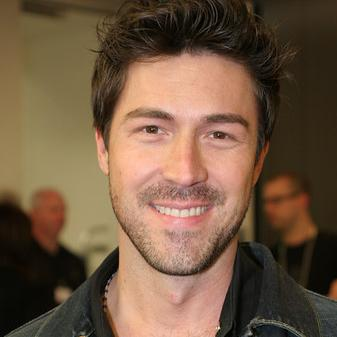
#> input picture 03_Train_FaceRecognition_with_ml/test_images/01.jpg, 337 x 337 px
$ python -i face_recognition.py   (imports and definitions only)
#> lines starting #> are read from the running program, lines starting #| are printed output that depends on the picture
import numpy as np
import sklearn
import pickle
import cv2
haar = cv2.CascadeClassifier('./model/haarcascade_frontalface_default - Copy.xml') #cascase classifier
# [2 lines not run here, left out]
# [1 line that did not run here, left out]
# [1 line that did not run here, left out]

# [1 line that did not run here, left out]
# [1 line that did not run here, left out]


def faceRecognitionPipeline(filename,path=True):
#> called with filename = 'test_images/01.jpg', path = True
    if path:
        # step-01: read image
        img = cv2.imread(filename) # BGR
#> img is the input picture: shape (337, 337, 3); mean B, G, R 66.5, 88.4, 113.6
    else:
        img = filename # array
    # step-02: convert into gray scale
    gray =  cv2.cvtColor(img,cv2.COLOR_BGR2GRAY)
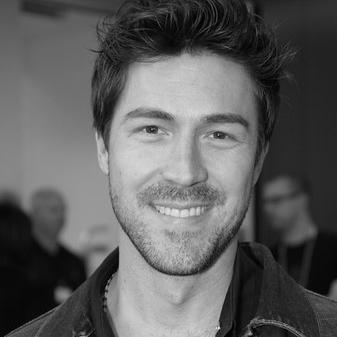
#> gray: shape (337, 337); min 0, max 233, mean 93.5
    # step-03: crop the face (using haar cascase classifier)
    faces = haar.detectMultiScale(gray,1.5,5)
#> faces = [[92, 58, 182, 182]]
    predictions = []
    for x,y,w,h in faces:
        #cv2.rectangle(img,(x,y),(x+w,y+h),(0,255,0),2)
        roi = gray[y:y+h,x:x+w]

        # step-04: normalization (0-1)
        roi = roi / 255.0
        # step-05: resize images (100,100)
        if roi.shape[1] > 100:
            roi_resize = cv2.resize(roi,(100,100),cv2.INTER_AREA)
        else:
            roi_resize = cv2.resize(roi,(100,100),cv2.INTER_CUBIC)

        # step-06: Flattening (1x10000)
        roi_reshape = roi_resize.reshape(1,10000)
        # step-07: subtract with mean
        roi_mean = roi_reshape - mean_face_arr # subtract face with mean face
        # step-08: get eigen image (apply roi_mean to pca)
        eigen_image = model_pca.transform(roi_mean)
        # step-09 Eigen Image for Visualization
        eig_img = model_pca.inverse_transform(eigen_image)
        # step-10: pass to ml model (svm) and get predictions
        results = model_svm.predict(eigen_image)
        prob_score = model_svm.predict_proba(eigen_image)
        prob_score_max = prob_score.max()

        # step-11: generate report
        text = "%s : %d"%(results[0],prob_score_max*100)
        # defining color based on results
        if results[0] == 'male':
            color = (255,255,0)
        else:
            color = (255,0,255)

        cv2.rectangle(img,(x,y),(x+w,y+h),color,2)
        cv2.rectangle(img,(x,y-40),(x+w,y),color,-1)
        cv2.putText(img,text,(x,y),cv2.FONT_HERSHEY_PLAIN,3,(255,255,255),5)
        output = {
            'roi':roi,
            'eig_img': eig_img,
            'prediction_name':results[0],
            'score':prob_score_max
        }

        predictions.append(output)
#> this loop made 1 pass
#> pass 1, in faceRecognitionPipeline, `roi = gray[y:y+h,x:x+w]`:
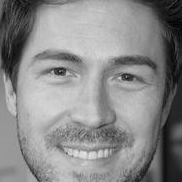
#> roi: shape (182, 182); min 1, max 230, mean 137.2
#> pass 1, in faceRecognitionPipeline, `roi_resize = cv2.resize(roi,(100,100),cv2.INTER_AREA)`:
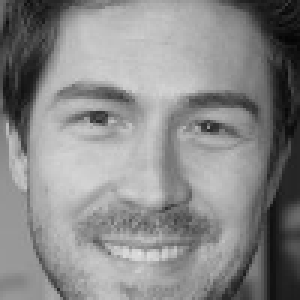
#> roi_resize: shape (100, 100) float64 (shown 3 times larger); min 0.0179, max 0.891, mean 0.538
#> after the loop, predictions = []

    return img, predictions

#> (the run stopped early here; a loop or call above may not have finished)

$ run again, on 03_Train_FaceRecognition_with_ml/test_images/02.jpg
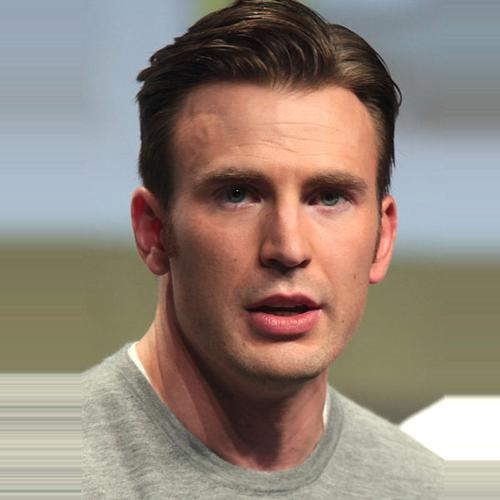
#> input picture 03_Train_FaceRecognition_with_ml/test_images/02.jpg, 500 x 500 px
#> in faceRecognitionPipeline, img is the input picture: shape (500, 500, 3); mean B, G, R 122.1, 132.9, 146.2
#> in faceRecognitionPipeline, `gray =  cv2.cvtColor(img,cv2.COLOR_BGR2GRAY)`:
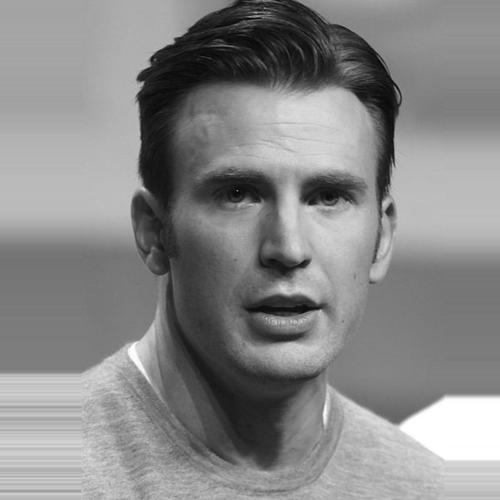
#> gray: shape (500, 500); min 1, max 255, mean 135.6
#> faces = [[149, 90, 273, 273]]
#> the loop in faceRecognitionPipeline, `for x,y,w,h in faces:` made 1 pass
#> pass 1, in faceRecognitionPipeline, `roi = gray[y:y+h,x:x+w]`:
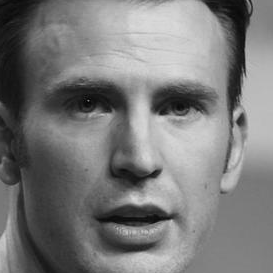
#> roi: shape (273, 273); min 1, max 219, mean 122.4
#> after the loop in faceRecognitionPipeline, `for x,y,w,h in faces:`: predictions = []

$ run again, on 03_Train_FaceRecognition_with_ml/test_images/03.jpg
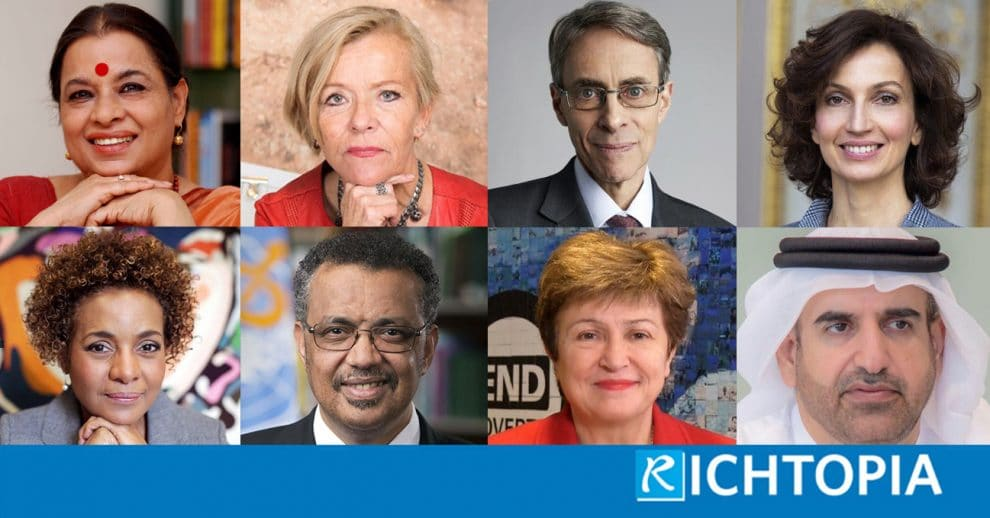
#> input picture 03_Train_FaceRecognition_with_ml/test_images/03.jpg, 990 x 518 px
#> in faceRecognitionPipeline, img is the input picture: shape (518, 990, 3); mean B, G, R 125.6, 124.7, 132.8
#> in faceRecognitionPipeline, `gray =  cv2.cvtColor(img,cv2.COLOR_BGR2GRAY)`:
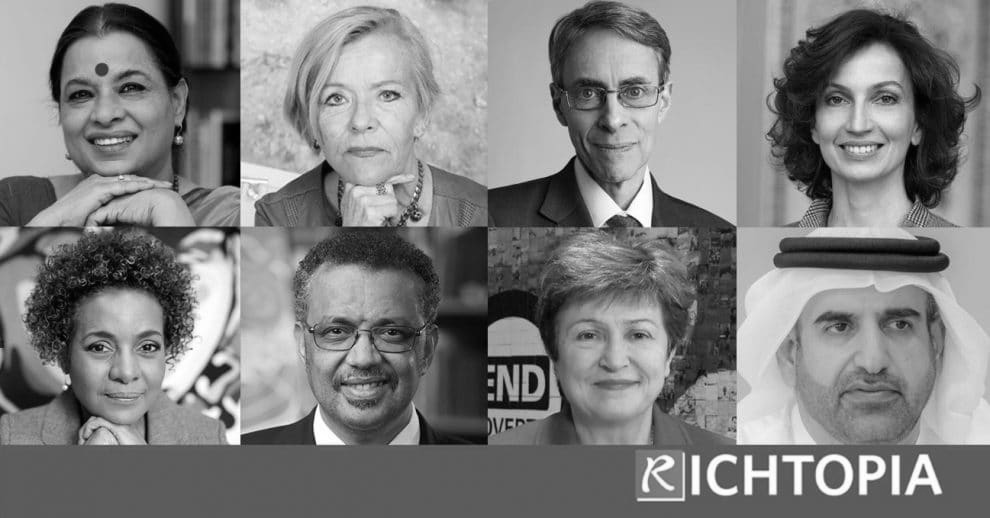
#> gray: shape (518, 990); min 0, max 255, mean 127.2
#> faces = [[46, 44, 122, 122], [553, 44, 122, 122], [304, 52, 122, 122], [804, 53, 122, 122], [558, 289, 122, 122], [64, 297, 122, 122], [778, 255, 182, 182], [275, 261, 182, 182]]
#> the loop in faceRecognitionPipeline, `for x,y,w,h in faces:` made 1 pass
#> pass 1, in faceRecognitionPipeline, `roi_resize = cv2.resize(roi,(100,100),cv2.INTER_AREA)`:
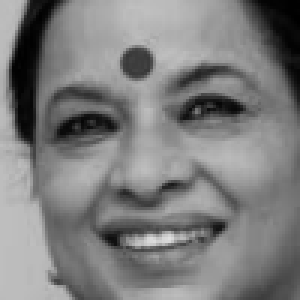
#> roi_resize: shape (100, 100) float64 (shown 3 times larger); min 0, max 0.881, mean 0.493
#> after the loop in faceRecognitionPipeline, `for x,y,w,h in faces:`: predictions = []

$ run again, on 03_Train_FaceRecognition_with_ml/test_images/IMG-20221211-WA0015.jpg
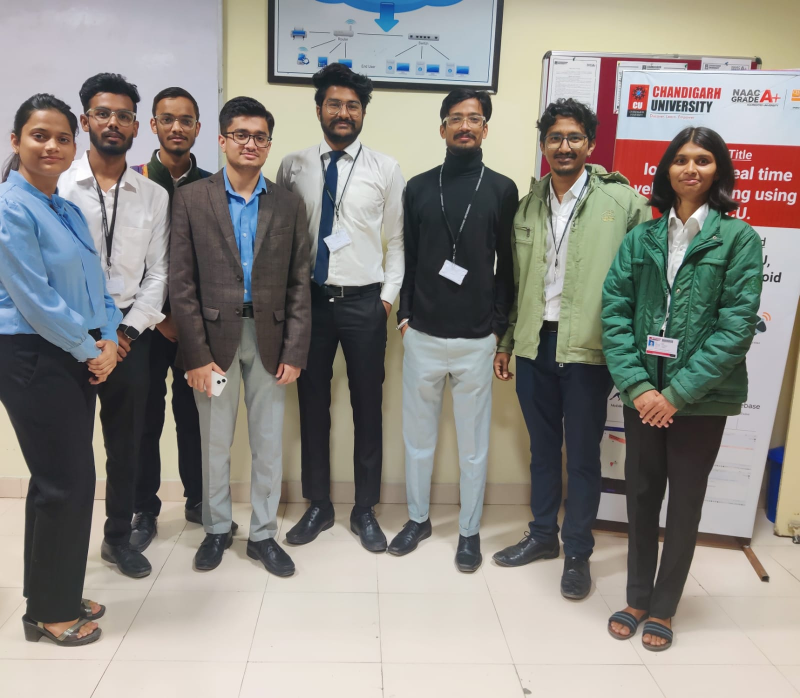
#> input picture 03_Train_FaceRecognition_with_ml/test_images/IMG-20221211-WA0015.jpg, 1600 x 1396 px (shown at 1/2 size)
#> in faceRecognitionPipeline, img is the input picture: shape (1396, 1600, 3); mean B, G, R 132.4, 137.9, 141
#> in faceRecognitionPipeline, `gray =  cv2.cvtColor(img,cv2.COLOR_BGR2GRAY)`:
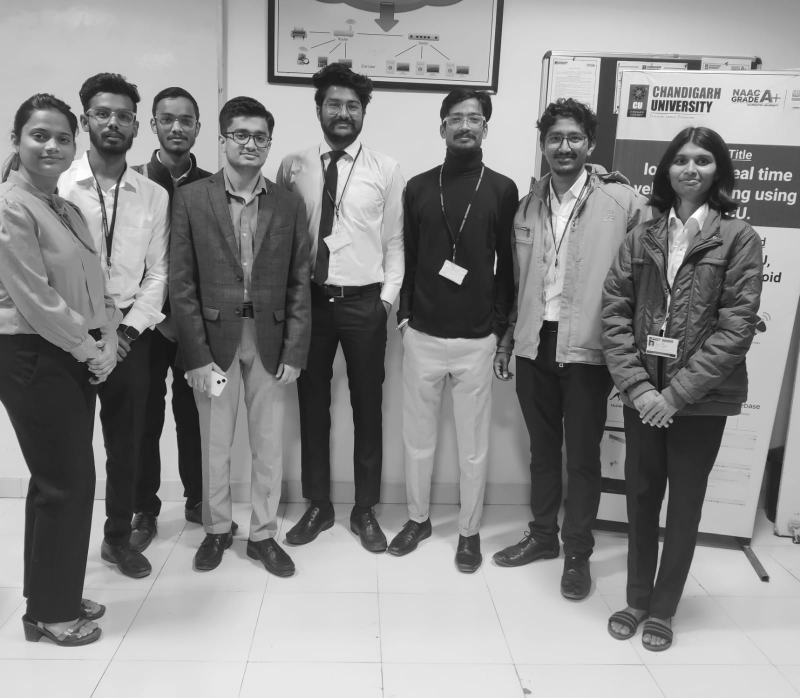
#> gray: shape (1396, 1600) (shown at 1/2 size); min 5, max 255, mean 138.2
#> faces = [[645, 180, 81, 81], [891, 207, 81, 81], [624, 161, 122, 122], [163, 180, 122, 122], [293, 190, 122, 122], [872, 188, 122, 122], [36, 228, 122, 122], [436, 226, 122, 122], [1068, 229, 122, 122], [1324, 275, 122, 122]]
#> the loop in faceRecognitionPipeline, `for x,y,w,h in faces:` made 1 pass
#> pass 1, in faceRecognitionPipeline, `roi = gray[y:y+h,x:x+w]`:
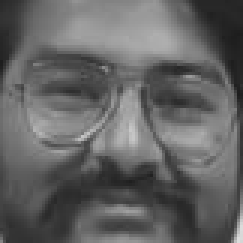
#> roi: shape (81, 81) (shown 3 times larger); min 29, max 220, mean 99.3
#> after the loop in faceRecognitionPipeline, `for x,y,w,h in faces:`: predictions = []
